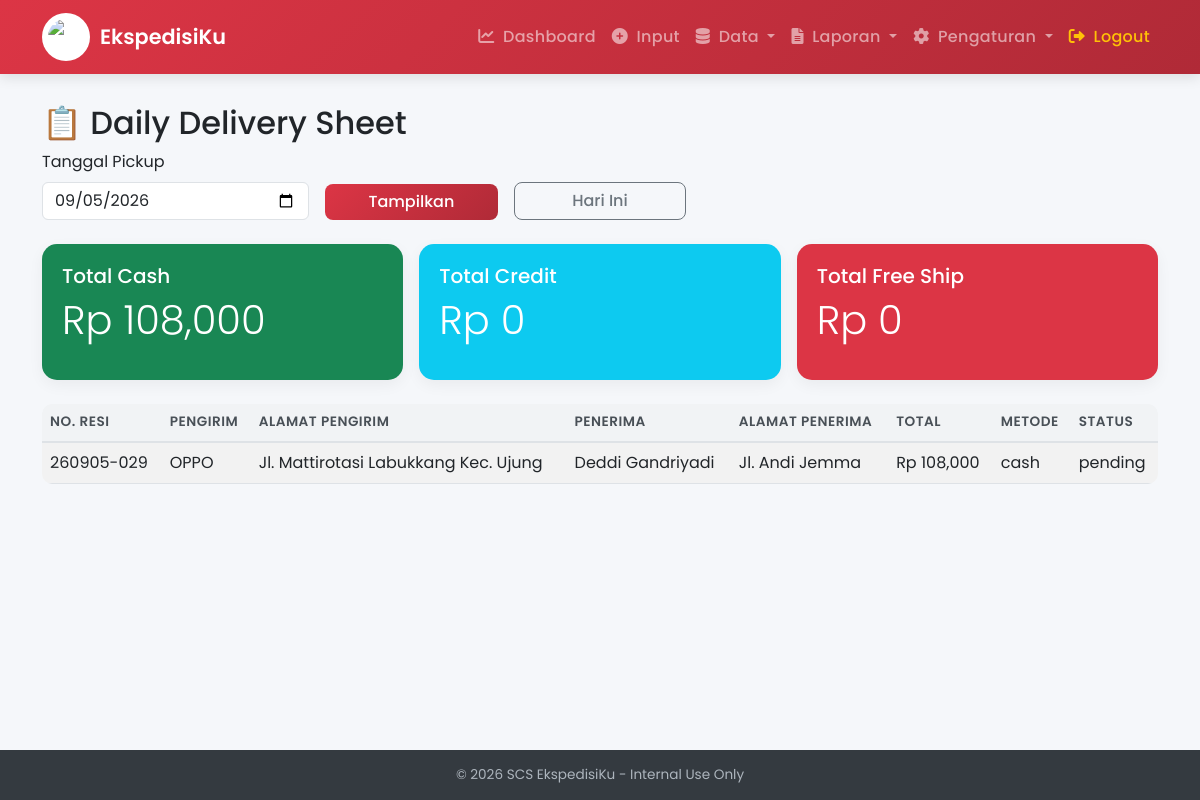
The app's page /daily_delivery (signed in) with its own data.
### models.py (models this page shows)
class Pengiriman(db.Model):
    id = db.Column(db.Integer, primary_key=True)
    nomor_resi = db.Column(db.String(50), unique=True, index=True)
    barcode_image = db.Column(db.String(100))
    kota_asal = db.Column(db.String(50))
    kota_tujuan = db.Column(db.String(50))
    tgl_pickup = db.Column(db.Date)
    petugas_pickup = db.Column(db.String(100))
    pengirim_id = db.Column(db.Integer, db.ForeignKey('pelanggan.id'))
    penerima_id = db.Column(db.Integer, db.ForeignKey('pelanggan.id'))
    jenis_service = db.Column(db.String(10))
    jenis_barang = db.Column(db.String(10))
    jumlah_koli = db.Column(db.Integer)
    berat_kg = db.Column(db.Float)
    tarif_per_kg = db.Column(db.Float)
    ppn = db.Column(db.Float, default=0.0)
    asuransi = db.Column(db.Float, default=0.0)
    biaya_packing = db.Column(db.Float, default=0.0)
    total_biaya = db.Column(db.Float)
    metode_pembayaran = db.Column(db.String(10))
    keterangan = db.Column(db.Text)
    status = db.Column(db.String(20), default='pending')
    verified = db.Column(db.Boolean, default=False)
    retur_verified = db.Column(db.Boolean, default=False)
    created_at = db.Column(db.DateTime, default=datetime.utcnow)
    pengirim = db.relationship('Pelanggan', foreign_keys=[pengirim_id])
    penerima = db.relationship('Pelanggan', foreign_keys=[penerima_id])

class Pelanggan(db.Model):
    id = db.Column(db.Integer, primary_key=True)
    tipe = db.Column(db.String(10))
    nama = db.Column(db.String(100), nullable=False)
    perusahaan = db.Column(db.String(100))
    alamat = db.Column(db.Text)
    no_telp = db.Column(db.String(20))
    kode_kota = db.Column(db.String(10))

### app.py (the view)
@app.route('/daily_delivery')
@login_required
@role_required(['admin', 'kurir'])
def daily_delivery():
    tanggal = request.args.get('tanggal')
    if not tanggal:
        tanggal = datetime.now().strftime('%Y-%m-%d')
    try:
        tgl = datetime.strptime(tanggal, '%Y-%m-%d').date()
    except ValueError:
        tgl = datetime.now().date()
    pengiriman_hari_ini = Pengiriman.query.filter_by(tgl_pickup=tgl).order_by(Pengiriman.nomor_resi).all()
    total_cash = sum(p.total_biaya for p in pengiriman_hari_ini if p.metode_pembayaran == 'cash')
    total_credit = sum(p.total_biaya for p in pengiriman_hari_ini if p.metode_pembayaran == 'credit')
    total_free_ship = sum(p.total_biaya for p in pengiriman_hari_ini if p.status == 'retur')
    return render_template('daily_delivery.html',
                           tanggal=tgl,
                           pengiriman_hari_ini=pengiriman_hari_ini,
                           total_cash=total_cash,
                           total_credit=total_credit,
                           total_free_ship=total_free_ship)

### app.py (called while the page is built)
@login_manager.user_loader
def load_user(user_id):
    return User.query.get(int(user_id))

def role_required(roles):
    def decorator(f):
        @wraps(f)
        def decorated_function(*args, **kwargs):
            if current_user.role not in roles:
                flash('Anda tidak memiliki akses ke halaman ini.')
                return redirect(url_for('dashboard'))
            return f(*args, **kwargs)
        return decorated_function
    return decorator

@app.context_processor
def inject_settings():
    return dict(get_settings=Settings.get)

### templates/daily_delivery.html (shortened to what this page needs)
{% extends "base.html" %}
{% block content %}
<h2>📋 Daily Delivery Sheet</h2>
<form method="GET" class="row g-3 mb-4">
  <div class="col-md-3">
    <label class="form-label">Tanggal Pickup</label>
    <input type="date" name="tanggal" class="form-control" value="{{ tanggal.strftime('%Y-%m-%d') }}">
  </div>
  <div class="col-md-2 d-flex align-items-end">
    <button type="submit" class="btn btn-danger w-100">Tampilkan</button>
  </div>
  <div class="col-md-2 d-flex align-items-end">
    <a href="{{ url_for('daily_delivery') }}" class="btn btn-outline-secondary w-100">Hari Ini</a>
  </div>
</form>
<div class="row g-3 mb-4">
  <div class="col-md-4">
    <div class="card text-white bg-success">
      <div class="card-body">
        <h5>Total Cash</h5>
        <p class="display-6">Rp {{ "{:,.0f}".format(total_cash) }}</p>
      </div>
    </div>
  </div>
  <div class="col-md-4">
    <div class="card text-white bg-info">
      <div class="card-body">
        <h5>Total Credit</h5>
        <p class="display-6">Rp {{ "{:,.0f}".format(total_credit) }}</p>
      </div>
    </div>
  </div>
  <div class="col-md-4">
    <div class="card text-white bg-danger">
      <div class="card-body">
        <h5>Total Free Ship</h5>
        <p class="display-6">Rp {{ "{:,.0f}".format(total_free_ship) }}</p>
      </div>
    </div>
  </div>
</div>
<div class="table-responsive">
  <table class="table table-striped table-hover">
    <thead>
      <tr>
        <th>No. Resi</th>
        <th>Pengirim</th>
        <th>Alamat Pengirim</th>
        <th>Penerima</th>
        <th>Alamat Penerima</th>
        <th>Total</th>
        <th>Metode</th>
        <th>Status</th>
      </tr>
    </thead>
    <tbody>
      {% for p in pengiriman_hari_ini %}
      <tr>
        <td>{{ p.nomor_resi }}</td>
        <td>{{ p.pengirim.nama if p.pengirim else '-' }}</td>
        <td>{{ p.pengirim.alamat if p.pengirim and p.pengirim.alamat else '-' }}</td>
        <td>{{ p.penerima.nama if p.penerima else '-' }}</td>
        <td>{{ p.penerima.alamat if p.penerima and p.penerima.alamat else '-' }}</td>
        <td>Rp {{ "{:,.0f}".format(p.total_biaya) }}</td>
        <td>{{ p.metode_pembayaran }}</td>
        <td>{{ p.status }}</td>
      </tr>
      {% else %}
      <tr>
        <td colspan="8" class="text-center">Tidak ada pengiriman.</td>
      </tr>
      {% endfor %}
    </tbody>
  </table>
</div>
{% endblock %}

### templates/base.html (style rules this page uses)
:root { --primary: #dc3545; --primary-dark: #b02a37; --secondary: #6c757d; --success: #198754; --info: #0dcaf0; --warning: #ffc107; --danger: #dc3545; --light: #f8f9fa; --dark: #212529; --font: 'Poppins', sans-serif; }
* { font-family: var(--font); }
body { background: #f5f7fa; min-height: 100vh; display: flex; flex-direction: column; }
.card { border: none; border-radius: 15px; box-shadow: 0 5px 15px rgba(0,0,0,0.05); transition: transform 0.3s ease, box-shadow 0.3s ease; overflow: hidden; }
.card-body { padding: 20px; }
.btn { border-radius: 8px; font-weight: 500; transition: all 0.2s ease; }
.btn-danger { background: linear-gradient(135deg, #dc3545, #b02a37); border: none; }
.table { border-radius: 10px; overflow: hidden; }
.table thead th { background: #f1f3f5; font-weight: 600; font-size: 0.85rem; text-transform: uppercase; letter-spacing: 0.5px; color: #495057; border-bottom: 2px solid #dee2e6; }
.table tbody tr { transition: background 0.2s; }

### records on screen
Pengiriman: nomor_resi "260905-029", pengirim "OPPO", pengirim "Jl. Mattirotasi Labukkang Kec. Ujung", penerima "Deddi Gandriyadi", penerima "Jl. Andi Jemma", total_biaya "108,000", metode_pembayaran "cash", status "pending"

### other values on screen
{{ "{:,.0f}".format(total_cash) }} "108,000"
{{ "{:,.0f}".format(total_credit) }} "0"
{{ "{:,.0f}".format(total_free_ship) }} "0"
